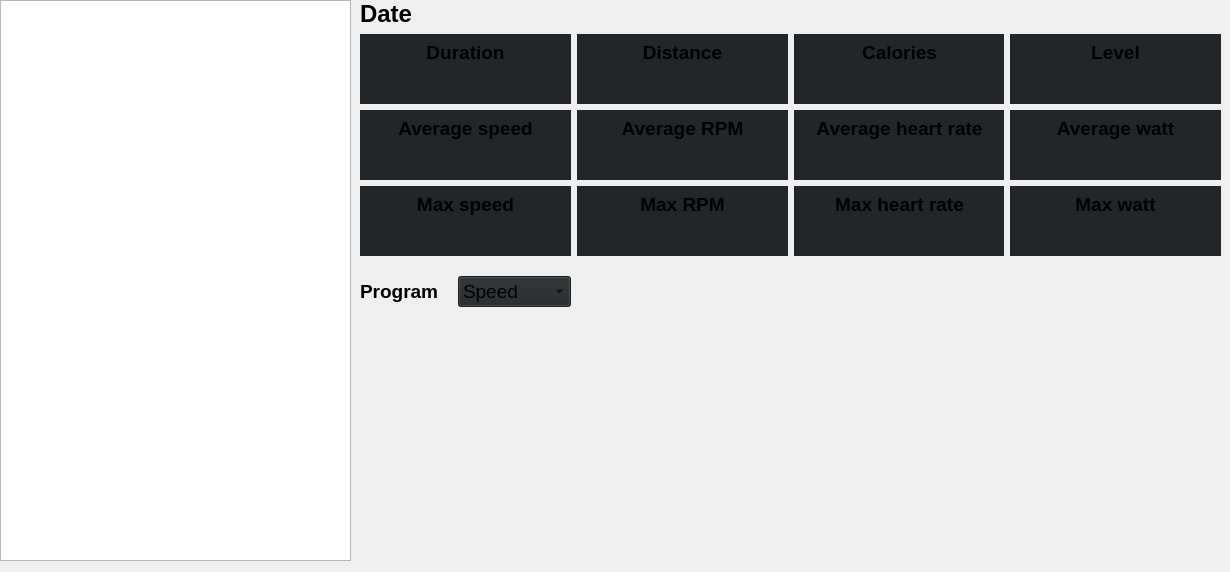
    <widget class="QWidget" name="workoutHistoryPage">
     <attribute name="title">
      <string>Workout history</string>
     </attribute>
     <widget class="QWidget" name="gridLayoutWidget">
      <property name="geometry">
       <rect>
        <x>360</x>
        <y>0</y>
        <width>861</width>
        <height>563</height>
       </rect>
      </property>
      <layout class="QGridLayout" name="gridLayout_2">
       <item row="7" column="1" colspan="4">
        <widget class="PlotWidget" name="workoutGraphWidget" native="true">
         <property name="minimumSize">
          <size>
           <width>0</width>
           <height>250</height>
          </size>
         </property>
        </widget>
       </item>
       <item row="1" column="1" colspan="4">
        <widget class="QLabel" name="dateLabel">
         <property name="font">
          <font>
           <pointsize>18</pointsize>
           <weight>75</weight>
           <bold>true</bold>
          </font>
         </property>
         <property name="text">
          <string>Date</string>
         </property>
        </widget>
       </item>
       <item row="6" column="1">
        <layout class="QHBoxLayout" name="horizontalLayout_2">
         <item>
          <widget class="QLabel" name="programLabel">
           <property name="font">
            <font>
             <pointsize>14</pointsize>
             <weight>75</weight>
             <bold>true</bold>
            </font>
           </property>
           <property name="text">
            <string>Program</string>
           </property>
           <property name="alignment">
            <set>Qt::AlignLeading|Qt::AlignLeft|Qt::AlignVCenter</set>
           </property>
          </widget>
         </item>
         <item>
          <widget class="QComboBox" name="workoutGraphComboBox">
           <property name="font">
            <font>
             <pointsize>14</pointsize>
            </font>
           </property>
           <property name="styleSheet">
            <string notr="true">background-color: rgb(35, 38, 41);</string>
           </property>
           <item>
            <property name="text">
             <string>Speed</string>
            </property>
           </item>
           <item>
            <property name="text">
             <string>RPM</string>
            </property>
           </item>
           <item>
            <property name="text">
             <string>Heart rate</string>
            </property>
           </item>
           <item>
            <property name="text">
             <string>Watt</string>
            </property>
           </item>
           <item>
            <property name="text">
             <string>Distance</string>
            </property>
           </item>
           <item>
            <property name="text">
             <string>Calories</string>
            </property>
           </item>
           <item>
            <property name="text">
             <string>Level</string>
            </property>
           </item>
          </widget>
         </item>
        </layout>
       </item>
       <item row="3" column="1">
        <widget class="QFrame" name="frame_5">
         <property name="minimumSize">
          <size>
           <width>0</width>
           <height>70</height>
          </size>
         </property>
         <property name="styleSheet">
          <string notr="true">background-color: rgb(35, 38, 41);</string>
         </property>
         <property name="frameShape">
          <enum>QFrame::Box</enum>
         </property>
         <property name="frameShadow">
          <enum>QFrame::Raised</enum>
         </property>
         <widget class="QWidget" name="verticalLayoutWidget_5">
          <property name="geometry">
           <rect>
            <x>0</x>
            <y>0</y>
            <width>211</width>
            <height>80</height>
           </rect>
          </property>
          <layout class="QVBoxLayout" name="verticalLayout_5">
           <item>
            <widget class="QLabel" name="label_6">
             <property name="font">
              <font>
               <pointsize>14</pointsize>
               <weight>75</weight>
               <bold>true</bold>
              </font>
             </property>
             <property name="text">
              <string>Average speed</string>
             </property>
             <property name="alignment">
              <set>Qt::AlignCenter</set>
             </property>
            </widget>
           </item>
           <item>
            <widget class="QLabel" name="avgSpeedLabel">
             <property name="font">
              <font>
               <pointsize>12</pointsize>
              </font>
             </property>
             <property name="text">
              <string/>
             </property>
             <property name="alignment">
              <set>Qt::AlignHCenter|Qt::AlignTop</set>
             </property>
            </widget>
           </item>
          </layout>
         </widget>
        </widget>
       </item>
       <item row="4" column="1">
        <widget class="QFrame" name="frame">
         <property name="minimumSize">
          <size>
           <width>0</width>
           <height>70</height>
          </size>
         </property>
         <property name="styleSheet">
          <string notr="true">background-color: rgb(35, 38, 41);</string>
         </property>
         <property name="frameShape">
          <enum>QFrame::Box</enum>
         </property>
         <property name="frameShadow">
          <enum>QFrame::Raised</enum>
         </property>
         <widget class="QWidget" name="verticalLayoutWidget_9">
          <property name="geometry">
           <rect>
            <x>0</x>
            <y>0</y>
            <width>211</width>
            <height>80</height>
           </rect>
          </property>
          <layout class="QVBoxLayout" name="verticalLayout_10">
           <item>
            <widget class="QLabel" name="label_11">
             <property name="font">
              <font>
               <pointsize>14</pointsize>
               <weight>75</weight>
               <bold>true</bold>
              </font>
             </property>
             <property name="styleSheet">
              <string notr="true"/>
             </property>
             <property name="text">
              <string>Max speed</string>
             </property>
             <property name="alignment">
              <set>Qt::AlignCenter</set>
             </property>
            </widget>
           </item>
           <item>
            <widget class="QLabel" name="maxSpeedLabel">
             <property name="font">
              <font>
               <pointsize>12</pointsize>
              </font>
             </property>
             <property name="text">
              <string/>
             </property>
             <property name="alignment">
              <set>Qt::AlignHCenter|Qt::AlignTop</set>
             </property>
            </widget>
           </item>
          </layout>
         </widget>
        </widget>
       </item>
       <item row="2" column="1" alignment="Qt::AlignVCenter">
        <widget class="QFrame" name="frame_9">
         <property name="minimumSize">
          <size>
           <width>0</width>
           <height>70</height>
          </size>
         </property>
         <property name="styleSheet">
          <string notr="true">background-color: rgb(35, 38, 41);</string>
         </property>
         <property name="frameShape">
          <enum>QFrame::Box</enum>
         </property>
         <property name="frameShadow">
          <enum>QFrame::Raised</enum>
         </property>
         <widget class="QWidget" name="verticalLayoutWidget">
          <property name="geometry">
           <rect>
            <x>0</x>
            <y>0</y>
            <width>211</width>
            <height>80</height>
           </rect>
          </property>
          <layout class="QVBoxLayout" name="verticalLayout">
           <item>
            <widget class="QLabel" name="label_2">
             <property name="font">
              <font>
               <pointsize>14</pointsize>
               <weight>75</weight>
               <bold>true</bold>
              </font>
             </property>
             <property name="frameShape">
              <enum>QFrame::NoFrame</enum>
             </property>
             <property name="frameShadow">
              <enum>QFrame::Raised</enum>
             </property>
             <property name="text">
              <string>Duration</string>
             </property>
             <property name="alignment">
              <set>Qt::AlignCenter</set>
             </property>
            </widget>
           </item>
           <item>
            <widget class="QLabel" name="durationLabel">
             <property name="font">
              <font>
               <pointsize>12</pointsize>
              </font>
             </property>
             <property name="text">
              <string/>
             </property>
             <property name="alignment">
              <set>Qt::AlignHCenter|Qt::AlignTop</set>
             </property>
            </widget>
           </item>
          </layout>
         </widget>
        </widget>
       </item>
       <item row="3" column="4">
        <widget class="QFrame" name="frame_8">
         <property name="styleSheet">
          <string notr="true">background-color: rgb(35, 38, 41);</string>
         </property>
         <property name="frameShape">
          <enum>QFrame::Box</enum>
         </property>
         <property name="frameShadow">
          <enum>QFrame::Raised</enum>
         </property>
         <widget class="QWidget" name="verticalLayoutWidget_8">
          <property name="geometry">
           <rect>
            <x>0</x>
            <y>0</y>
            <width>211</width>
            <height>80</height>
           </rect>
          </property>
          <layout class="QVBoxLayout" name="verticalLayout_9">
           <item>
            <widget class="QLabel" name="label_10">
             <property name="font">
              <font>
               <pointsize>14</pointsize>
               <weight>75</weight>
               <bold>true</bold>
              </font>
             </property>
             <property name="text">
              <string>Average watt</string>
             </property>
             <property name="alignment">
              <set>Qt::AlignCenter</set>
             </property>
            </widget>
           </item>
           <item>
            <widget class="QLabel" name="avgWattLabel">
             <property name="font">
              <font>
               <pointsize>12</pointsize>
              </font>
             </property>
             <property name="text">
              <string/>
             </property>
             <property name="alignment">
              <set>Qt::AlignHCenter|Qt::AlignTop</set>
             </property>
            </widget>
           </item>
          </layout>
         </widget>
        </widget>
       </item>
       <item row="2" column="3">
        <widget class="QFrame" name="frame_11">
         <property name="styleSheet">
          <string notr="true">background-color: rgb(35, 38, 41);</string>
         </property>
         <property name="frameShape">
          <enum>QFrame::Box</enum>
         </property>
         <property name="frameShadow">
          <enum>QFrame::Raised</enum>
         </property>
         <property name="lineWidth">
          <number>1</number>
         </property>
         <widget class="QWidget" name="verticalLayoutWidget_3">
          <property name="geometry">
           <rect>
            <x>0</x>
            <y>0</y>
            <width>211</width>
            <height>80</height>
           </rect>
          </property>
          <layout class="QVBoxLayout" name="verticalLayout_3">
           <item>
            <widget class="QLabel" name="label_4">
             <property name="font">
              <font>
               <pointsize>14</pointsize>
               <weight>75</weight>
               <bold>true</bold>
              </font>
             </property>
             <property name="text">
              <string>Calories</string>
             </property>
             <property name="alignment">
              <set>Qt::AlignCenter</set>
             </property>
            </widget>
           </item>
           <item>
            <widget class="QLabel" name="caloriesLabel">
             <property name="font">
              <font>
               <pointsize>12</pointsize>
              </font>
             </property>
             <property name="text">
              <string/>
             </property>
             <property name="alignment">
              <set>Qt::AlignHCenter|Qt::AlignTop</set>
             </property>
            </widget>
           </item>
          </layout>
         </widget>
        </widget>
       </item>
       <item row="3" column="3">
        <widget class="QFrame" name="frame_7">
         <property name="styleSheet">
          <string notr="true">background-color: rgb(35, 38, 41);</string>
         </property>
         <property name="frameShape">
          <enum>QFrame::Box</enum>
         </property>
         <property name="frameShadow">
          <enum>QFrame::Raised</enum>
         </property>
         <widget class="QWidget" name="verticalLayoutWidget_7">
          <property name="geometry">
           <rect>
            <x>0</x>
            <y>0</y>
            <width>211</width>
            <height>80</height>
           </rect>
          </property>
          <layout class="QVBoxLayout" name="verticalLayout_7">
           <item>
            <widget class="QLabel" name="label_8">
             <property name="font">
              <font>
               <pointsize>14</pointsize>
               <weight>75</weight>
               <bold>true</bold>
              </font>
             </property>
             <property name="text">
              <string>Average heart rate</string>
             </property>
             <property name="alignment">
              <set>Qt::AlignCenter</set>
             </property>
            </widget>
           </item>
           <item>
            <widget class="QLabel" name="avgHeartRateLabel">
             <property name="font">
              <font>
               <pointsize>12</pointsize>
              </font>
             </property>
             <property name="text">
              <string/>
             </property>
             <property name="alignment">
              <set>Qt::AlignHCenter|Qt::AlignTop</set>
             </property>
            </widget>
           </item>
          </layout>
         </widget>
        </widget>
       </item>
       <item row="4" column="3">
        <widget class="QFrame" name="frame_3">
         <property name="styleSheet">
          <string notr="true">background-color: rgb(35, 38, 41);</string>
         </property>
         <property name="frameShape">
          <enum>QFrame::Box</enum>
         </property>
         <property name="frameShadow">
          <enum>QFrame::Raised</enum>
         </property>
         <widget class="QWidget" name="verticalLayoutWidget_11">
          <property name="geometry">
           <rect>
            <x>0</x>
            <y>0</y>
            <width>211</width>
            <height>80</height>
           </rect>
          </property>
          <layout class="QVBoxLayout" name="verticalLayout_12">
           <item>
            <widget class="QLabel" name="label_13">
             <property name="font">
              <font>
               <pointsize>14</pointsize>
               <weight>75</weight>
               <bold>true</bold>
              </font>
             </property>
             <property name="text">
              <string>Max heart rate</string>
             </property>
             <property name="alignment">
              <set>Qt::AlignCenter</set>
             </property>
            </widget>
           </item>
           <item>
            <widget class="QLabel" name="maxHeartRateLabel">
             <property name="font">
              <font>
               <pointsize>12</pointsize>
              </font>
             </property>
             <property name="text">
              <string/>
             </property>
             <property name="alignment">
              <set>Qt::AlignHCenter|Qt::AlignTop</set>
             </property>
            </widget>
           </item>
          </layout>
         </widget>
        </widget>
       </item>
       <item row="2" column="4">
        <widget class="QFrame" name="frame_12">
         <property name="styleSheet">
          <string notr="true">background-color: rgb(35, 38, 41);</string>
         </property>
         <property name="frameShape">
          <enum>QFrame::Box</enum>
         </property>
         <property name="frameShadow">
          <enum>QFrame::Raised</enum>
         </property>
         <widget class="QWidget" name="verticalLayoutWidget_4">
          <property name="geometry">
           <rect>
            <x>0</x>
            <y>0</y>
            <width>211</width>
            <height>80</height>
           </rect>
          </property>
          <layout class="QVBoxLayout" name="verticalLayout_4">
           <item>
            <widget class="QLabel" name="label_5">
             <property name="font">
              <font>
               <pointsize>14</pointsize>
               <weight>75</weight>
               <bold>true</bold>
              </font>
             </property>
             <property name="text">
              <string>Level</string>
             </property>
             <property name="alignment">
              <set>Qt::AlignCenter</set>
             </property>
            </widget>
           </item>
           <item>
            <widget class="QLabel" name="levelLabel">
             <property name="font">
              <font>
               <pointsize>12</pointsize>
              </font>
             </property>
             <property name="text">
              <string/>
             </property>
             <property name="alignment">
              <set>Qt::AlignHCenter|Qt::AlignTop</set>
             </property>
            </widget>
           </item>
          </layout>
         </widget>
        </widget>
       </item>
       <item row="4" column="2">
        <widget class="QFrame" name="frame_2">
         <property name="styleSheet">
          <string notr="true">background-color: rgb(35, 38, 41);</string>
         </property>
         <property name="frameShape">
          <enum>QFrame::Box</enum>
         </property>
         <property name="frameShadow">
          <enum>QFrame::Raised</enum>
         </property>
         <widget class="QWidget" name="verticalLayoutWidget_10">
          <property name="geometry">
           <rect>
            <x>0</x>
            <y>0</y>
            <width>211</width>
            <height>80</height>
           </rect>
          </property>
          <layout class="QVBoxLayout" name="verticalLayout_11">
           <item>
            <widget class="QLabel" name="label_12">
             <property name="font">
              <font>
               <pointsize>14</pointsize>
               <weight>75</weight>
               <bold>true</bold>
              </font>
             </property>
             <property name="text">
              <string>Max RPM</string>
             </property>
             <property name="alignment">
              <set>Qt::AlignCenter</set>
             </property>
            </widget>
           </item>
           <item>
            <widget class="QLabel" name="maxRPMLabel">
             <property name="font">
              <font>
               <pointsize>12</pointsize>
              </font>
             </property>
             <property name="text">
              <string/>
             </property>
             <property name="alignment">
              <set>Qt::AlignHCenter|Qt::AlignTop</set>
             </property>
            </widget>
           </item>
          </layout>
         </widget>
        </widget>
       </item>
       <item row="2" column="2">
        <widget class="QFrame" name="frame_10">
         <property name="styleSheet">
          <string notr="true">background-color: rgb(35, 38, 41);</string>
         </property>
         <property name="frameShape">
          <enum>QFrame::Box</enum>
         </property>
         <property name="frameShadow">
          <enum>QFrame::Raised</enum>
         </property>
         <widget class="QWidget" name="verticalLayoutWidget_2">
          <property name="geometry">
           <rect>
            <x>0</x>
            <y>0</y>
            <width>211</width>
            <height>80</height>
           </rect>
          </property>
          <layout class="QVBoxLayout" name="verticalLayout_2">
           <item>
            <widget class="QLabel" name="label_3">
             <property name="font">
              <font>
               <pointsize>14</pointsize>
               <weight>75</weight>
               <bold>true</bold>
              </font>
             </property>
             <property name="text">
              <string>Distance</string>
             </property>
             <property name="alignment">
              <set>Qt::AlignCenter</set>
             </property>
            </widget>
           </item>
           <item>
            <widget class="QLabel" name="distanceLabel">
             <property name="font">
              <font>
               <pointsize>12</pointsize>
              </font>
             </property>
             <property name="text">
              <string/>
             </property>
             <property name="alignment">
              <set>Qt::AlignHCenter|Qt::AlignTop</set>
             </property>
            </widget>
           </item>
          </layout>
         </widget>
        </widget>
       </item>
       <item row="3" column="2">
        <widget class="QFrame" name="frame_6">
         <property name="styleSheet">
          <string notr="true">background-color: rgb(35, 38, 41);</string>
         </property>
         <property name="frameShape">
          <enum>QFrame::Box</enum>
         </property>
         <property name="frameShadow">
          <enum>QFrame::Raised</enum>
         </property>
         <widget class="QWidget" name="verticalLayoutWidget_6">
          <property name="geometry">
           <rect>
            <x>0</x>
            <y>0</y>
            <width>211</width>
            <height>80</height>
           </rect>
          </property>
          <layout class="QVBoxLayout" name="verticalLayout_6">
           <item>
            <widget class="QLabel" name="label_7">
             <property name="font">
              <font>
               <pointsize>14</pointsize>
               <weight>75</weight>
               <bold>true</bold>
              </font>
             </property>
             <property name="text">
              <string>Average RPM</string>
             </property>
             <property name="alignment">
              <set>Qt::AlignCenter</set>
             </property>
            </widget>
           </item>
           <item>
            <widget class="QLabel" name="avgRPMLabel">
             <property name="font">
              <font>
               <pointsize>12</pointsize>
              </font>
             </property>
             <property name="text">
              <string/>
             </property>
             <property name="alignment">
              <set>Qt::AlignHCenter|Qt::AlignTop</set>
             </property>
            </widget>
           </item>
          </layout>
         </widget>
        </widget>
       </item>
       <item row="4" column="4">
        <widget class="QFrame" name="frame_4">
         <property name="styleSheet">
          <string notr="true">background-color: rgb(35, 38, 41);</string>
         </property>
         <property name="frameShape">
          <enum>QFrame::Box</enum>
         </property>
         <property name="frameShadow">
          <enum>QFrame::Raised</enum>
         </property>
         <widget class="QWidget" name="verticalLayoutWidget_12">
          <property name="geometry">
           <rect>
            <x>0</x>
            <y>0</y>
            <width>211</width>
            <height>80</height>
           </rect>
          </property>
          <layout class="QVBoxLayout" name="verticalLayout_13">
           <item>
            <widget class="QLabel" name="label_14">
             <property name="font">
              <font>
               <pointsize>14</pointsize>
               <weight>75</weight>
               <bold>true</bold>
              </font>
             </property>
             <property name="text">
              <string>Max watt</string>
             </property>
             <property name="alignment">
              <set>Qt::AlignCenter</set>
             </property>
            </widget>
           </item>
           <item>
            <widget class="QLabel" name="maxWattLabel">
             <property name="font">
              <font>
               <pointsize>12</pointsize>
              </font>
             </property>
             <property name="text">
              <string/>
             </property>
             <property name="alignment">
              <set>Qt::AlignHCenter|Qt::AlignTop</set>
             </property>
            </widget>
           </item>
          </layout>
         </widget>
        </widget>
       </item>
       <item row="5" column="1">
        <spacer name="verticalSpacer">
         <property name="orientation">
          <enum>Qt::Vertical</enum>
         </property>
         <property name="sizeHint" stdset="0">
          <size>
           <width>20</width>
           <height>40</height>
          </size>
         </property>
        </spacer>
       </item>
      </layout>
     </widget>
     <widget class="QListView" name="workoutListView">
      <property name="geometry">
       <rect>
        <x>0</x>
        <y>0</y>
        <width>351</width>
        <height>561</height>
       </rect>
      </property>
      <property name="font">
       <font>
        <pointsize>13</pointsize>
        <weight>50</weight>
        <bold>false</bold>
       </font>
      </property>
      <property name="styleSheet">
       <string notr="true"/>
      </property>
      <property name="frameShape">
       <enum>QFrame::StyledPanel</enum>
      </property>
      <property name="flow">
       <enum>QListView::TopToBottom</enum>
      </property>
      <property name="spacing">
       <number>0</number>
      </property>
     </widget>
    </widget>
